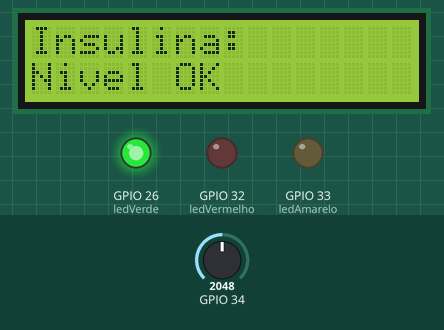
Simulated run of this sketch. Board: ESP32. On the bench: 16×2 character LCD, output pins drawn as LEDs (lit = HIGH). The test bench sets the inputs (shaded band); at power-on: GPIO 34 = 2048. WiFi joins after 1.5 s; servers stay silent unless stated; no MQTT or app messages arrive unless stated; pins used as bus, display or sensor lines are not drawn; what the sketch prints to the serial monitor is not drawn.

Above: at 9.9 s.
10.0 s: GPIO 34 set to 1933
At 11.2 s:
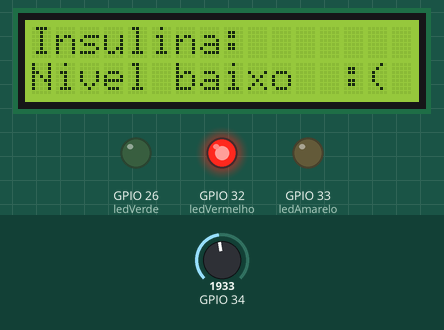
20.4 s: GPIO 34 set to 2013
At 21.9 s:
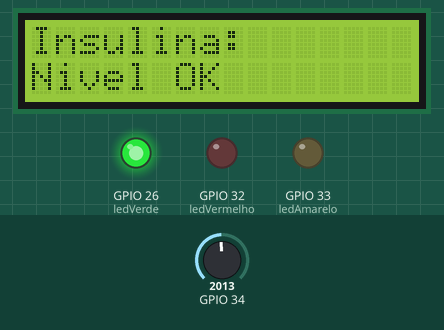
26.2 s: GPIO 34 set to 1228
At 28.2 s:
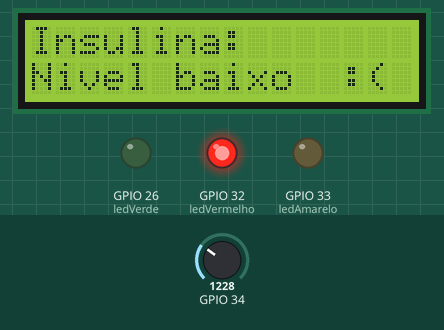
Timing chart, 0 to 29.7 s (numbered marks = the images above; inputs shaded):
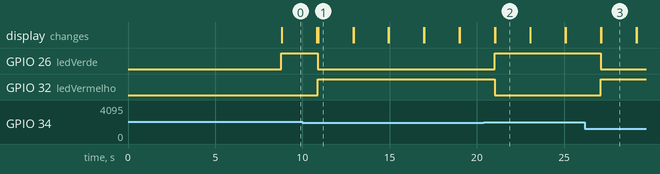

The sketch:

DiabKids.ino
```cpp
//Board: DOIT ESP32 DEVKIT V1
//Autor: Fábio Henrique Cabrini
//Resumo: Esse programa possibilita ligar e desligar o led onboard, além de mandar o status para o Broker MQTT possibilitando o Helix saber
//se o led está ligado ou desligado.
//Revisões:
//Rev1: 26-08-2023 Código portado para o ESP32 e para realizar a leitura de luminosidade e publicar o valor em um tópico aprorpiado do broker
//Autor Rev1: Lucas Demetrius Augusto
//Rev2: 28-08-2023 Ajustes para o funcionamento no FIWARE Descomplicado
//Autor Rev2: Fábio Henrique Cabrini
#include <LiquidCrystal_I2C.h>
#include <WiFi.h>
#include <PubSubClient.h> // Importa a Biblioteca PubSubClient

//defines:
//defines de id mqtt e tópicos para publicação e subscribe denominado TEF(Telemetria e Monitoramento de Equipamentos)
#define TOPICO_SUBSCRIBE    "/TEF/insu240/cmd"        //tópico MQTT de escuta
#define TOPICO_PUBLISH      "/TEF/insu240/attrs/c"      //tópico MQTT de envio de informações para Broker
#define TOPICO_PUBLISH_2    "/TEF/insu240/attrs/c"    //tópico MQTT de envio de informações para Broker
                                                      //IMPORTANTE: recomendamos fortemente alterar os nomes
                                                      //            desses tópicos. Caso contrário, há grandes
                                                      //            chances de você controlar e monitorar o ESP32
                                                      //            de outra pessoa.
#define ID_MQTT  "fiware_insu240"      //id mqtt (para identificação de sessão)
                                 //IMPORTANTE: este deve ser único no broker (ou seja,
                                 //            se um client MQTT tentar entrar com o mesmo
                                 //            id de outro já conectado ao broker, o broker
                                 //            irá fechar a conexão de um deles).
                                 // o valor "n" precisa ser único!

// Inicialização do display LCD I2C
LiquidCrystal_I2C lcd(0x27, 16, 2);

// variavel de salvamento dos valores do potenciometro
float potE;
bool insulina;

// Pinos dos LEDs
const int ledVermelho = 32;
const int ledVerde = 26;
const int ledAmarelo = 33;

// WIFI
// const char* SSID = "FIAP-IBM"; // SSID / nome da rede WI-FI que deseja se conectar
// const char* PASSWORD = "Challenge@23!"; // Senha da rede WI-FI que deseja se conectar

const char* SSID = "Wokwi-GUEST";
const char* PASSWORD = "";  // Substitua pelo sua senha

// MQTT
const char* BROKER_MQTT = "46.17.108.113"; //URL do broker MQTT que se deseja utilizar
int BROKER_PORT = 1883; // Porta do Broker MQTT

int D4 = 2;

//Variáveis e objetos globais
WiFiClient espClient; // Cria o objeto espClient
PubSubClient MQTT(espClient); // Instancia o Cliente MQTT passando o objeto espClient
char EstadoSaida = '0';  //variável que armazena o estado atual da saída

//Prototypes
void initSerial();
void initWiFi();
void initMQTT();
void reconectWiFi();
void mqtt_callback(char* topic, byte* payload, unsigned int length);
void VerificaConexoesWiFIEMQTT(void);
void InitOutput(void);

/*
 *  Implementações das funções
 */
void setup()
{
    //LEDs
    pinMode(ledVermelho, OUTPUT);
    pinMode(ledVerde, OUTPUT);
    pinMode(ledAmarelo, OUTPUT);

    // Inicialização do display LCD I2C
    lcd.init();
    lcd.backlight();
    lcd.clear();
    lcd.setCursor(0, 0);
    lcd.print("Inicializando:");

    //inicializações:
    InitOutput();
    initSerial();
    initWiFi();
    initMQTT();
    delay(5000);
    MQTT.publish(TOPICO_PUBLISH, "s|on");

}

//Função: inicializa comunicação serial com baudrate 115200 (para fins de monitorar no terminal serial
//        o que está acontecendo.
//Parâmetros: nenhum
//Retorno: nenhum
void initSerial()
{
    Serial.begin(115200);
}

//Função: inicializa e conecta-se na rede WI-FI desejada
//Parâmetros: nenhum
//Retorno: nenhum
void initWiFi()
{
    delay(10);
    Serial.println("------Conexao WI-FI------");
    Serial.print("Conectando-se na rede: ");
    Serial.println(SSID);
    Serial.println("Aguarde");

    reconectWiFi();
}

//Função: inicializa parâmetros de conexão MQTT(endereço do
//        broker, porta e seta função de callback)
//Parâmetros: nenhum
//Retorno: nenhum
void initMQTT()
{
    MQTT.setServer(BROKER_MQTT, BROKER_PORT);   //informa qual broker e porta deve ser conectado
    MQTT.setCallback(mqtt_callback);            //atribui função de callback (função chamada quando qualquer informação de um dos tópicos subescritos chega)
}

//Função: função de callback
//        esta função é chamada toda vez que uma informação de
//        um dos tópicos subescritos chega)
//Parâmetros: nenhum
//Retorno: nenhum
void mqtt_callback(char* topic, byte* payload, unsigned int length)
{
    String msg;

    //obtem a string do payload recebido
    for(int i = 0; i < length; i++)
    {
       char c = (char)payload[i];
       msg += c;
    }

    Serial.print("- Mensagem recebida: ");
    Serial.println(msg);

    //toma ação dependendo da string recebida:
    //verifica se deve colocar nivel alto de tensão na saída D0:
    //IMPORTANTE: o Led já contido na placa é acionado com lógica invertida (ou seja,
    //enviar HIGH para o output faz o Led apagar / enviar LOW faz o Led acender)
    if (msg.equals("lamp001@on|"))
    {
        digitalWrite(D4, HIGH);
        EstadoSaida = '1';
    }

    //verifica se deve colocar nivel alto de tensão na saída D0:
    if (msg.equals("lamp001@off|"))
    {
        digitalWrite(D4, LOW);
        EstadoSaida = '0';
    }

}

//Função: reconecta-se ao broker MQTT (caso ainda não esteja conectado ou em caso de a conexão cair)
//        em caso de sucesso na conexão ou reconexão, o subscribe dos tópicos é refeito.
//Parâmetros: nenhum
//Retorno: nenhum
void reconnectMQTT()
{
    while (!MQTT.connected())
    {
        Serial.print("* Tentando se conectar ao Broker MQTT: ");
        Serial.println(BROKER_MQTT);
        if (MQTT.connect(ID_MQTT))
        {
            Serial.println("Conectado com sucesso ao broker MQTT!");
            MQTT.subscribe(TOPICO_SUBSCRIBE);
        }
        else
        {
            Serial.println("Falha ao reconectar no broker.");
            Serial.println("Havera nova tentatica de conexao em 2s");
            delay(2000);
        }
    }
}

//Função: reconecta-se ao WiFi
//Parâmetros: nenhum
//Retorno: nenhum
void reconectWiFi()
{
    //se já está conectado a rede WI-FI, nada é feito.
    //Caso contrário, são efetuadas tentativas de conexão
    if (WiFi.status() == WL_CONNECTED)
        return;

    WiFi.begin(SSID, PASSWORD); // Conecta na rede WI-FI

    while (WiFi.status() != WL_CONNECTED)
    {
        delay(100);
        Serial.print(".");
    }

    Serial.println();
    Serial.print("Conectado com sucesso na rede ");
    Serial.print(SSID);
    Serial.println("IP obtido: ");
    Serial.println(WiFi.localIP());
}

//Função: verifica o estado das conexões WiFI e ao broker MQTT.
//        Em caso de desconexão (qualquer uma das duas), a conexão
//        é refeita.
//Parâmetros: nenhum
//Retorno: nenhum
void VerificaConexoesWiFIEMQTT(void)
{
    if (!MQTT.connected()){
        reconnectMQTT(); //se não há conexão com o Broker, a conexão é refeita
    }
     reconectWiFi(); //se não há conexão com o WiFI, a conexão é refeita
}

//Função: envia ao Broker o estado atual do output
//Parâmetros: nenhum
//Retorno: nenhum


//Função: inicializa o output em nível lógico baixo
//Parâmetros: nenhum
//Retorno: nenhum
void InitOutput(void)
{
    //IMPORTANTE: o Led já contido na placa é acionado com lógica invertida (ou seja,
    //enviar HIGH para o output faz o Led apagar / enviar LOW faz o Led acender)
    pinMode(D4, OUTPUT);
    digitalWrite(D4, HIGH);

    boolean toggle = false;

    for(int i = 0; i <= 10; i++)
    {
        toggle = !toggle;
        digitalWrite(D4,toggle);
        delay(200);
    }
}

void apagaLeds(){
  digitalWrite(ledVerde,LOW);
  digitalWrite(ledAmarelo,LOW);
  digitalWrite(ledVermelho,LOW);
}

//programa principal
void loop()
{
  char msgBuffer[7];  // Ajustei o tamanho do buffer para acomodar números inteiros maiores
  potE = analogRead(34);
  lcd.clear();
  apagaLeds();

  if (potE < 1973) {
    digitalWrite(ledVermelho, HIGH);
    lcd.setCursor(0, 0);
    lcd.print("Insulina:");
    lcd.setCursor(0, 1);
    lcd.print("Nivel baixo  :( ");
    insulina = potE;
  }

  if (potE > 1973) {
    apagaLeds();
    digitalWrite(ledVerde, HIGH);
    lcd.setCursor(0, 0);
    lcd.print("Insulina:");
    lcd.setCursor(0, 1);
    lcd.print("Nivel OK ");
    insulina = potE;
  }

  Serial.println(potE);

  delay(2000);
  lcd.clear();
  reconnectMQTT();
  // Convertendo o valor do potenciômetro para string
  dtostrf(insulina, 7, 2, msgBuffer);
  MQTT.publish(TOPICO_PUBLISH, msgBuffer);

  // keep-alive da comunicação com broker MQTT
  MQTT.loop();
}
```

Measured:
- after the input at 10.0 s, GPIO 26 (ledVerde): HIGH → LOW after 0.87 s; GPIO 32 (ledVermelho): LOW → HIGH after 0.87 s; the display: first differs from a run without the input after 0.90 s (image 1)
- after the input at 20.4 s, GPIO 26 (ledVerde): LOW → HIGH after 0.63 s; GPIO 32 (ledVermelho): HIGH → LOW after 0.63 s; the display: first differs from a run without the input after 0.65 s (image 2)
- after the input at 26.2 s, GPIO 26 (ledVerde): HIGH → LOW after 0.90 s; GPIO 32 (ledVermelho): LOW → HIGH after 0.90 s; the display: first differs from a run without the input after 0.93 s (image 3)
- what the display in image 1 shows lasts 2.0 s, from 10.9 s to 12.9 s
